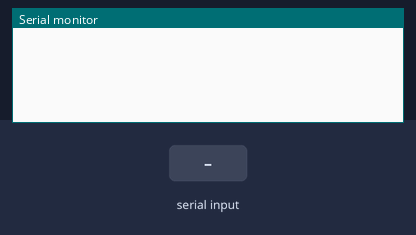
This sketch was run on a simulated Arduino Uno, built with avr-gcc and run on an emulated ATmega328P. Parts: the last lines printed to the serial monitor. The test bench sets the inputs (shaded band).

Above: at 1.2 s.
1.3 s: "1" received over the second serial link
At 2.0 s:
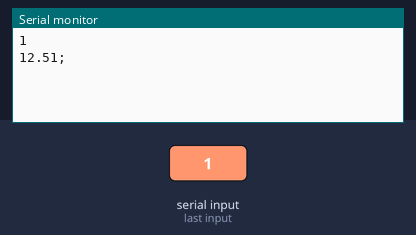
2.8 s: "2" received over the second serial link
At 3.1 s:
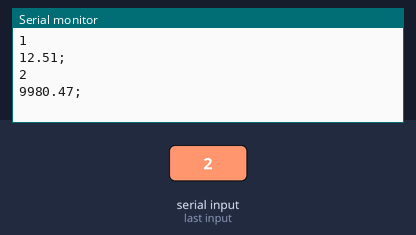

The sketch:

Multimetro.ino
```cpp
/*
 * Fundacion Kinal
 * Centro educativo tecnico laboral Kinal
 * Electronica
 * Grado: Quinto
 * Sección: A
 * Curso: Taller de electronica digital y reparación de computadoras I
 * Nombre: Juan David Tejada Peñuela
 * Carnet: 2022454
 * Proyecto: Multimetro
*/
#include <SoftwareSerial.h>
#define ANALOG_PIN 18
float Sensibilidad=0.185;
float Rx = 0;
int R= 10000;
float Vout = 0;
float operacion = 0;
float lectura_pin = 0;
float result = 0;
char recepcion;
SoftwareSerial BT(3,2); // RX, TX pins

void setup() {
Serial.begin(9600);
BT.begin(9600);
}

void loop() {
  if (BT.available()) {
    recepcion = BT.read();
    Serial.println(recepcion);

    if (recepcion == '1') {
  // Valores de voltaje
  float voltaje =  (float)25*analogRead(A1)/1023;
  Serial.print(voltaje);
  Serial.println(";");
  BT.print(voltaje);
  BT.println(";");
    }

    if (recepcion == '2') {
  //Valores de Resistencia
  lectura_pin = analogRead(ANALOG_PIN);
  operacion = lectura_pin * 5;
  Vout = operacion / 1023;
  result = (5/Vout) -1;
  Rx = R * result;
  Serial.print(Rx);
  Serial.println(";");
  BT.print(Rx);
  BT.println(";");
    }

    if (recepcion == '3') {
  // Valores de corriente
  float corriente = get_corriente(200);
  Serial.print(corriente);
  Serial.println(";");
  BT.print(corriente);
  BT.println(";");
    }
  }


}

float get_corriente(int n_muestras) // funcion que complementa la formula para obtener el valor de corriente
{
  float voltajeSensor;
  float CURRENT=0;
  for(int i=0;i<n_muestras;i++)
  {
    voltajeSensor = analogRead(A0) * (5.0 / 1023.0);////lectura del sensor
    CURRENT=CURRENT+(voltajeSensor-2.5)/Sensibilidad; //Ecuación  para obtener la corriente
  }
  CURRENT=CURRENT/n_muestras;
  return(CURRENT);
}
```

Measured:
- after the input at 1.3 s, the serial monitor: prints a new line at once (image 1)
- after the input at 2.8 s, the serial monitor: prints a new line at once (image 2)
